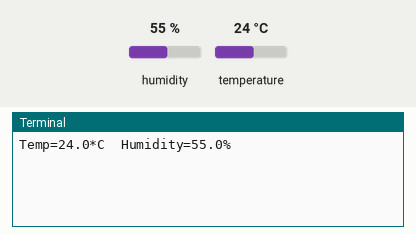
Bench run of a program on a simulated Raspberry Pi (BCM pin numbers). On the bench: the last lines printed to the terminal. The test bench sets the inputs (shaded band); at power-on: humidity 55 %, temperature 24 °C.

Above: at 1.2 s.
1.3 s: humidity set to 22 %
At 3.1 s:
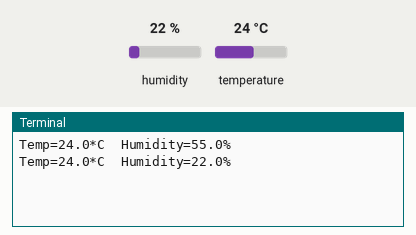
3.4 s: temperature set to 12 °C
At 4.2 s:
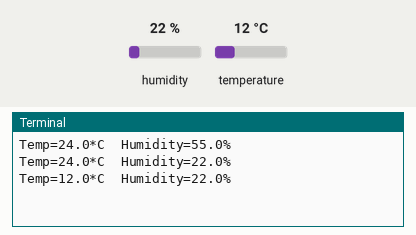
5.5 s: humidity set to 40 %
At 7.1 s:
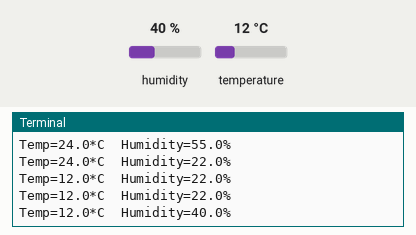
Timing chart, 0 to 8.6 s (numbered marks = the images above; inputs shaded):
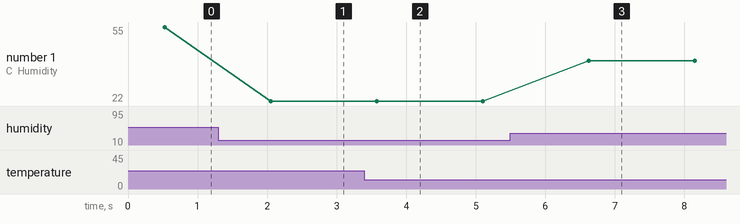

The program:

testDHT11.py
```python
import Adafruit_DHT
import time
# Sensor should be set to Adafruit_DHT.DHT11,
sensor = Adafruit_DHT.DHT11

#GPIO pin 4 as per BCM Numbering and 7 as per board pin numbering
sensor_pin = 4

# Try to grab a sensor reading.  Use the read_retry method which will retry up
# to 15 times to get a sensor reading (waiting 2 seconds between each retry).

while True:
	# Try to grab a sensor reading.  Use the read_retry method which will retry up
	# to 15 times to get a sensor reading (waiting 2 seconds between each retry).
	humidity, temperature = Adafruit_DHT.read_retry(sensor, sensor_pin)

	if humidity is not None and temperature is not None:
		print('Temp={0:0.1f}*C  Humidity={1:0.1f}%'.format(temperature, humidity))
		time.sleep(1)
	else:
		print('Failed to get reading. Try checking the pin numbering and connections!')
```

Measured:
- after the input at 1.3 s, the terminal: prints a new line after 0.75 s (image 1)
- after the input at 3.4 s, the terminal: prints a new line after 0.18 s (image 2)
- after the input at 5.5 s, the terminal: prints a new line after 1.1 s (image 3)
- plotted number 1: 55 → 22 after the input at 1.3 s, 22 → 40 after the input at 5.5 s
